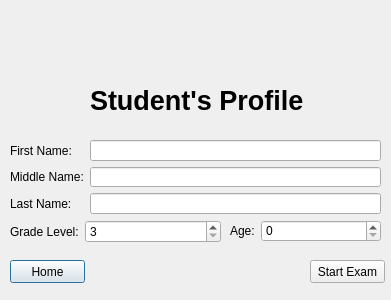
<?xml version="1.0" encoding="UTF-8"?>
<ui version="4.0">
 <class>Dialog</class>
 <widget class="QDialog" name="Dialog">
  <property name="geometry">
   <rect>
    <x>0</x>
    <y>0</y>
    <width>391</width>
    <height>300</height>
   </rect>
  </property>
  <property name="windowTitle">
   <string>Dialog</string>
  </property>
  <widget class="QWidget" name="formLayoutWidget">
   <property name="geometry">
    <rect>
     <x>10</x>
     <y>140</y>
     <width>371</width>
     <height>74</height>
    </rect>
   </property>
   <layout class="QFormLayout" name="formLayout">
    <item row="0" column="0">
     <widget class="QLabel" name="label">
      <property name="text">
       <string>First Name:</string>
      </property>
      <property name="wordWrap">
       <bool>true</bool>
      </property>
     </widget>
    </item>
    <item row="0" column="1">
     <widget class="QLineEdit" name="lineEdit">
      <property name="text">
       <string/>
      </property>
      <property name="cursorPosition">
       <number>0</number>
      </property>
      <property name="readOnly">
       <bool>false</bool>
      </property>
      <property name="clearButtonEnabled">
       <bool>true</bool>
      </property>
     </widget>
    </item>
    <item row="1" column="0">
     <widget class="QLabel" name="label_2">
      <property name="text">
       <string>Middle Name:</string>
      </property>
      <property name="wordWrap">
       <bool>true</bool>
      </property>
     </widget>
    </item>
    <item row="2" column="0">
     <widget class="QLabel" name="label_3">
      <property name="text">
       <string>Last Name:</string>
      </property>
      <property name="wordWrap">
       <bool>true</bool>
      </property>
     </widget>
    </item>
    <item row="1" column="1">
     <widget class="QLineEdit" name="lineEdit_2">
      <property name="mouseTracking">
       <bool>true</bool>
      </property>
      <property name="tabletTracking">
       <bool>false</bool>
      </property>
      <property name="text">
       <string/>
      </property>
      <property name="clearButtonEnabled">
       <bool>true</bool>
      </property>
     </widget>
    </item>
    <item row="2" column="1">
     <widget class="QLineEdit" name="lineEdit_3">
      <property name="text">
       <string/>
      </property>
      <property name="clearButtonEnabled">
       <bool>true</bool>
      </property>
     </widget>
    </item>
   </layout>
  </widget>
  <widget class="QWidget" name="formLayoutWidget_2">
   <property name="geometry">
    <rect>
     <x>10</x>
     <y>220</y>
     <width>211</width>
     <height>41</height>
    </rect>
   </property>
   <layout class="QFormLayout" name="formLayout_2">
    <item row="0" column="1">
     <widget class="QSpinBox" name="spinBox">
      <property name="minimum">
       <number>3</number>
      </property>
      <property name="maximum">
       <number>6</number>
      </property>
      <property name="singleStep">
       <number>1</number>
      </property>
      <property name="value">
       <number>3</number>
      </property>
     </widget>
    </item>
    <item row="0" column="0">
     <widget class="QLabel" name="label_4">
      <property name="text">
       <string>Grade Level:</string>
      </property>
     </widget>
    </item>
   </layout>
  </widget>
  <widget class="QWidget" name="formLayoutWidget_3">
   <property name="geometry">
    <rect>
     <x>230</x>
     <y>220</y>
     <width>151</width>
     <height>22</height>
    </rect>
   </property>
   <layout class="QFormLayout" name="formLayout_3">
    <item row="0" column="0">
     <widget class="QLabel" name="label_5">
      <property name="text">
       <string>Age:</string>
      </property>
     </widget>
    </item>
    <item row="0" column="1">
     <widget class="QSpinBox" name="spinBox_2">
      <property name="maximum">
       <number>20</number>
      </property>
     </widget>
    </item>
   </layout>
  </widget>
  <widget class="QPushButton" name="pushButton">
   <property name="geometry">
    <rect>
     <x>10</x>
     <y>260</y>
     <width>75</width>
     <height>23</height>
    </rect>
   </property>
   <property name="toolTip">
    <string>click to return to home</string>
   </property>
   <property name="text">
    <string>Home</string>
   </property>
  </widget>
  <widget class="QPushButton" name="pushButton_2">
   <property name="geometry">
    <rect>
     <x>310</x>
     <y>260</y>
     <width>75</width>
     <height>23</height>
    </rect>
   </property>
   <property name="toolTip">
    <string>click to start the test</string>
   </property>
   <property name="text">
    <string>Start Exam</string>
   </property>
  </widget>
  <widget class="QLabel" name="label_6">
   <property name="enabled">
    <bool>true</bool>
   </property>
   <property name="geometry">
    <rect>
     <x>90</x>
     <y>90</y>
     <width>231</width>
     <height>21</height>
    </rect>
   </property>
   <property name="font">
    <font>
     <pointsize>20</pointsize>
     <weight>75</weight>
     <bold>true</bold>
    </font>
   </property>
   <property name="layoutDirection">
    <enum>Qt::RightToLeft</enum>
   </property>
   <property name="text">
    <string>Student's Profile</string>
   </property>
  </widget>
 </widget>
 <resources/>
 <connections/>
</ui>
